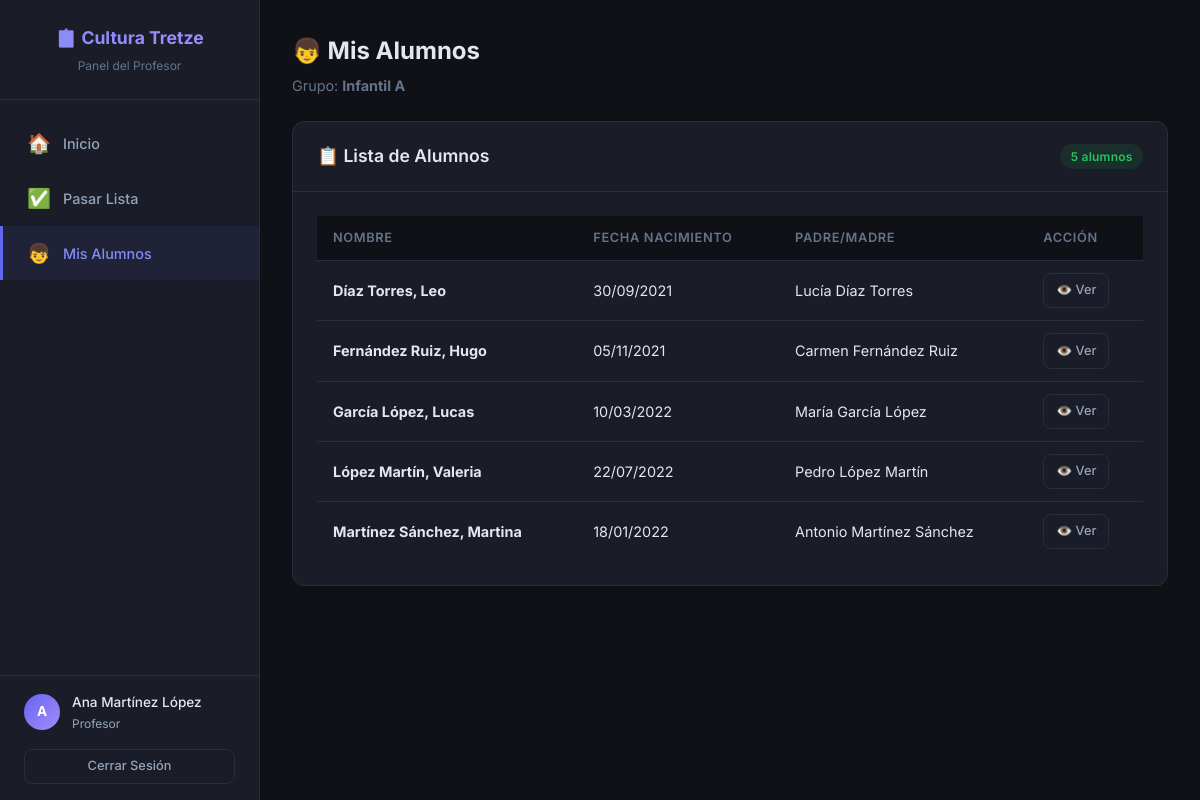
The app's page /teacher/students.php (signed in) with its own data.
### tables this page shows
CREATE TABLE IF NOT EXISTS `groups` (
    `id` INT AUTO_INCREMENT PRIMARY KEY,
    `name` VARCHAR(100) NOT NULL,
    `description` VARCHAR(255) DEFAULT NULL,
    `teacher_id` INT DEFAULT NULL,
    `created_at` DATETIME DEFAULT CURRENT_TIMESTAMP,
    FOREIGN KEY (`teacher_id`) REFERENCES `users`(`id`) ON DELETE SET NULL
);

CREATE TABLE IF NOT EXISTS `students` (
    `id` INT AUTO_INCREMENT PRIMARY KEY,
    `name` VARCHAR(100) NOT NULL,
    `surname` VARCHAR(100) NOT NULL,
    `birthdate` DATE DEFAULT NULL,
    `parent_id` INT DEFAULT NULL,
    `group_id` INT DEFAULT NULL,
    `photo` VARCHAR(255) DEFAULT NULL,
    `notes` TEXT DEFAULT NULL,
    `created_at` DATETIME DEFAULT CURRENT_TIMESTAMP,
    FOREIGN KEY (`parent_id`) REFERENCES `users`(`id`) ON DELETE SET NULL,
    FOREIGN KEY (`group_id`) REFERENCES `groups`(`id`) ON DELETE SET NULL
);

CREATE TABLE IF NOT EXISTS `users` (
    `id` INT AUTO_INCREMENT PRIMARY KEY,
    `username` VARCHAR(50) NOT NULL UNIQUE,
    `password` VARCHAR(255) NOT NULL,
    `role` ENUM('admin', 'teacher', 'parent') NOT NULL DEFAULT 'parent',
    `name` VARCHAR(100) NOT NULL,
    `email` VARCHAR(100) DEFAULT NULL,
    `phone` VARCHAR(20) DEFAULT NULL,
    `created_at` DATETIME DEFAULT CURRENT_TIMESTAMP
);

### config/database.php (called while the page is built, shortened)
<?php
function getDB() {
    static $pdo = null;
    if ($pdo === null) {
        try {
            $dsn = "mysql:host=" . DB_HOST . ";dbname=" . DB_NAME . ";charset=" . DB_CHARSET;
            $pdo = new PDO($dsn, DB_USER, DB_PASS, [
                PDO::ATTR_ERRMODE            => PDO::ERRMODE_EXCEPTION,
                PDO::ATTR_DEFAULT_FETCH_MODE => PDO::FETCH_ASSOC,
                PDO::ATTR_EMULATE_PREPARES   => false,
            ]);
        } catch (PDOException $e) {
            die("Error de conexión: " . $e->getMessage());
        }
    }
    return $pdo;
}

### classes/Auth.php (called while the page is built, shortened)
<?php
class Auth {
    public static function getUserId() {
        return $_SESSION['user_id'] ?? null;
    }
}

### classes/GroupManager.php (called while the page is built, shortened)
<?php
class GroupManager {
    private $db;
    public function __construct() {
        $this->db = getDB();
    }
    public function getByTeacherId($teacherId) {
        $stmt = $this->db->prepare("
            SELECT g.*, COUNT(s.id) AS student_count
            FROM `groups` g
            LEFT JOIN students s ON s.group_id = g.id
            WHERE g.teacher_id = :teacher_id
            GROUP BY g.id
            LIMIT 1
        ");
        $stmt->execute([':teacher_id' => $teacherId]);
        return $stmt->fetch();
    }
}

### classes/Student.php (called while the page is built, shortened)
<?php
class Student {
    private $db;
    public function __construct() {
        $this->db = getDB();
    }
    public function getAll($filters = []) {
        $where = [];
        $params = [];
        if (!empty($filters['group_id'])) {
            $where[] = "s.group_id = :group_id";
            $params[':group_id'] = $filters['group_id'];
        }
        $whereClause = !empty($where) ? 'WHERE ' . implode(' AND ', $where) : '';
        $sql = "SELECT s.*,
                       g.name AS group_name,
                       u.name AS parent_name,
                       u.phone AS parent_phone
                FROM students s
                LEFT JOIN `groups` g ON s.group_id = g.id
                LEFT JOIN users u ON s.parent_id = u.id
                $whereClause
                ORDER BY s.surname, s.name";
        $stmt = $this->db->prepare($sql);
        $stmt->execute($params);
        return $stmt->fetchAll();
    }
    public function getByGroup($groupId) {
        return $this->getAll(['group_id' => $groupId]);
    }
}

### teacher/students.php (the view, shortened to what this page needs)
<?php
require_once __DIR__ . '/../classes/Auth.php';
require_once __DIR__ . '/../classes/Student.php';
require_once __DIR__ . '/../classes/GroupManager.php';
$studentManager = new Student();
$groupManager = new GroupManager();
$teacherId = Auth::getUserId();
$group = $groupManager->getByTeacherId($teacherId);
$action = $_GET['action'] ?? 'list';
$students = [];
if ($group) {
    $students = $studentManager->getByGroup($group['id']);
}
?>
<!DOCTYPE html>
<html lang="es">
<head>
    <link rel="stylesheet" href="<?= BASE_URL ?>/css/style.css">
</head>
<body>
    <div class="app-layout">
        <?php include __DIR__ . '/../includes/sidebar_teacher.php'; ?>
        <main class="main-content">
            <div class="page-title fade-in">
                <h1>👦 Mis Alumnos</h1>
                <p>
                    <?php if ($group): ?>
                        Grupo: <strong><?= htmlspecialchars($group['name']) ?></strong>
                    <?php else: ?>
                        No tienes un grupo asignado
                    <?php endif; ?>
                </p>
            </div>
            <?php if (!$group): ?>
                <div class="card fade-in">
                    <div class="card-body">
                        <div class="empty-state">
                            <div class="icon">⚠️</div>
                            <h3>Sin grupo asignado</h3>
                            <p>Contacta con el administrador.</p>
                        </div>
                    </div>
                </div>
            <?php elseif ($action === 'list'): ?>
                <div class="card fade-in">
                    <div class="card-header">
                        <h3>📋 Lista de Alumnos</h3>
                        <span class="badge badge-present"><?= count($students) ?> alumnos</span>
                    </div>
                    <div class="card-body">
                        <?php if (empty($students)): ?>
                            <div class="empty-state">
                                <div class="icon">👦</div>
                                <h3>No hay alumnos en tu grupo</h3>
                                <p>El administrador debe asignar alumnos a tu grupo.</p>
                            </div>
                        <?php else: ?>
                            <div class="table-responsive">
                                <table>
                                    <thead>
                                        <tr>
                                            <th>Nombre</th>
                                            <th>Fecha Nacimiento</th>
                                            <th>Padre/Madre</th>
                                            <th>Acción</th>
                                        </tr>
                                    </thead>
                                    <tbody>
                                        <?php foreach ($students as $s): ?>
                                            <tr>
                                                <td><strong><?= htmlspecialchars($s['surname'] . ', ' . $s['name']) ?></strong></td>
                                                <td><?= $s['birthdate'] ? date('d/m/Y', strtotime($s['birthdate'])) : '-' ?></td>
                                                <td><?= htmlspecialchars($s['parent_name'] ?? '-') ?></td>
                                                <td>
                                                    <a href="?action=view&id=<?= $s['id'] ?>" class="btn btn-outline btn-sm">👁️ Ver</a>
                                                </td>
                                            </tr>
                                        <?php endforeach; ?>
                                    </tbody>
                                </table>
                            </div>
                        <?php endif; ?>
                    </div>
                </div>
            <?php endif; ?>
        </main>
    </div>
</body>
</html>

### css/style.css (style rules this page uses)
:root { --primary: #6366f1; --primary-light: #818cf8; --primary-dark: #4f46e5; --primary-bg: rgba(99, 102, 241, 0.08); --success: #22c55e; --success-bg: rgba(34, 197, 94, 0.1); --danger: #ef4444; --danger-bg: rgba(239, 68, 68, 0.1); --warning: #f59e0b; --warning-bg: rgba(245, 158, 11, 0.1); --info: #3b82f6; --info-bg: rgba(59, 130, 246, 0.1); --bg: #0f1117; --bg-card: #1a1d27; --bg-card-hover: #22252f; --bg-input: #1e2130; --border: #2a2d3a; --border-focus: #6366f1; --text: #e2e8f0; --text-secondary: #94a3b8; --text-muted: #64748b; --sidebar-width: 260px; --header-height: 64px; --radius: 12px; --radius-sm: 8px; --shadow: 0 4px 24px rgba(0, 0, 0, 0.3); --shadow-sm: 0 2px 8px rgba(0, 0, 0, 0.2); --transition: all 0.2s ease; }
*, *::before, *::after { margin: 0; padding: 0; box-sizing: border-box; }
html { font-size: 16px; scroll-behavior: smooth; }
body { font-family: 'Inter', -apple-system, BlinkMacSystemFont, sans-serif; background: var(--bg); color: var(--text); line-height: 1.6; min-height: 100vh; -webkit-font-smoothing: antialiased; }
a { color: var(--primary-light); text-decoration: none; transition: var(--transition); }
.app-layout { display: flex; min-height: 100vh; }
.main-content { flex: 1; margin-left: var(--sidebar-width); padding: 2rem; min-height: 100vh; }
.card { background: var(--bg-card); border: 1px solid var(--border); border-radius: var(--radius); overflow: hidden; transition: var(--transition); }
.card-header { padding: 1.25rem 1.5rem; border-bottom: 1px solid var(--border); display: flex; align-items: center; justify-content: space-between; flex-wrap: wrap; gap: 0.75rem; }
.card-header h3 { font-size: 1.1rem; font-weight: 600; }
.card-body { padding: 1.5rem; }
.page-title { margin-bottom: 1.5rem; }
.page-title h1 { font-size: 1.5rem; font-weight: 700; }
.page-title p { color: var(--text-muted); font-size: 0.9rem; margin-top: 0.25rem; }
.table-responsive { overflow-x: auto; -webkit-overflow-scrolling: touch; }
table { width: 100%; border-collapse: collapse; }
thead th { background: var(--bg); padding: 0.75rem 1rem; text-align: left; font-size: 0.8rem; font-weight: 600; color: var(--text-muted); text-transform: uppercase; letter-spacing: 0.05em; white-space: nowrap; position: sticky; top: 0; }
tbody td { padding: 0.75rem 1rem; border-top: 1px solid var(--border); font-size: 0.9rem; vertical-align: middle; }
.btn { display: inline-flex; align-items: center; justify-content: center; gap: 0.5rem; padding: 0.6rem 1.25rem; border: none; border-radius: var(--radius-sm); font-family: inherit; font-size: 0.9rem; font-weight: 500; cursor: pointer; transition: var(--transition); white-space: nowrap; text-decoration: none; }
.btn-outline { background: transparent; border: 1px solid var(--border); color: var(--text-secondary); }
.btn-sm { padding: 0.4rem 0.75rem; font-size: 0.8rem; }
.badge { display: inline-flex; align-items: center; padding: 0.2rem 0.65rem; border-radius: 50px; font-size: 0.75rem; font-weight: 600; letter-spacing: 0.02em; }
.badge-present { background: var(--success-bg); color: var(--success); }
.fade-in { animation: fadeIn 0.3s ease forwards; }

### records on screen
groups: name "Infantil A"
students: surname+name "Díaz Torres, Leo", birthdate "30/09/2021", parent.name "Lucía Díaz Torres"
students: surname+name "Fernández Ruiz, Hugo", birthdate "05/11/2021", parent.name "Carmen Fernández Ruiz"
students: surname+name "García López, Lucas", birthdate "10/03/2022", parent.name "María García López"
students: surname+name "López Martín, Valeria", birthdate "22/07/2022", parent.name "Pedro López Martín"
students: surname+name "Martínez Sánchez, Martina", birthdate "18/01/2022", parent.name "Antonio Martínez Sánchez"

### other values on screen
substr(Auth::getUserName() ?? 'P', 0, 1) "A"
Auth::getUserName() "Ana Martínez López"
count($students) "5"
